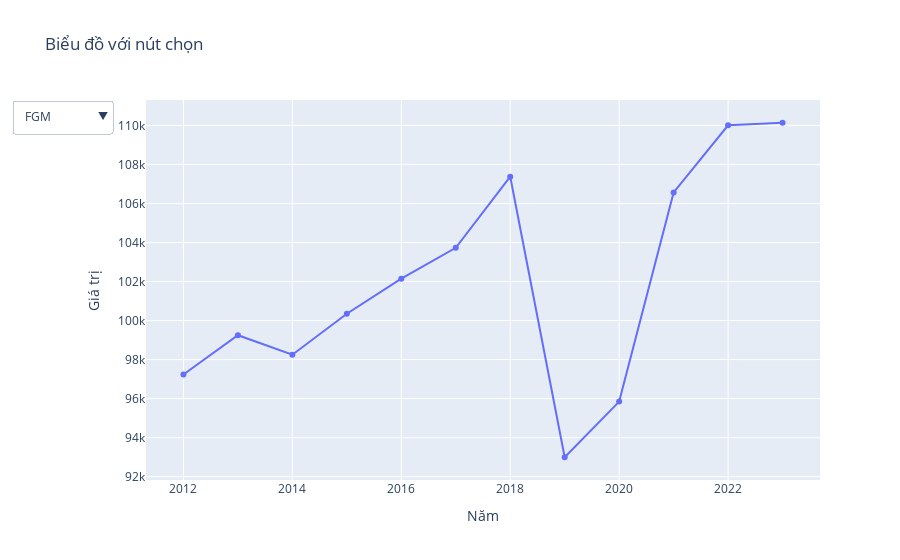

The notebook cell this image was saved under:
### Code cell
import plotly.graph_objects as go

# Tạo Figure rỗng
fig = go.Figure()

# Lưu danh sách các nút chọn (buttons)
buttons = []

# Lặp qua từng cột và thêm dữ liệu vào menu chọn
for col in change_per100_df.columns[1:]:
    fig.add_trace(go.Scatter(x=change_per100_df['season_start_year'], 
                             y=change_per100_df[col], 
                             name=col, 
                             visible=False))  # Ẩn mặc định

# Tạo các nút chọn để hiển thị từng chỉ số riêng
for i, col in enumerate(change_per100_df.columns[1:]):
    buttons.append(dict(label=col,
                        method="update",
                        args=[{"visible": [j == i for j in range(len(change_per100_df.columns[1:]))]},  # Chỉ hiển thị 1 trace
                              {"title": f"Biểu đồ {col}"}]))  

# Hiển thị biểu đồ đầu tiên mặc định
fig.data[0].visible = True  

# Thêm dropdown vào layout
fig.update_layout(
    updatemenus=[dict(active=0, buttons=buttons, direction="down", showactive=True)],
    title="Biểu đồ với nút chọn",
    xaxis_title="Năm",
    yaxis_title="Giá trị"
)

# Hiển thị
fig.show()

### Figure 1 — Plotly figure (JSON) as saved in the notebook; plotly's stock layout.template omitted (floating-point values rounded to 4 significant figures)
{"data": [{"name": "FGM", "type": "scatter", "visible": true, "x": [2012, 2013, 2014, 2015, 2016, 2017, 2018, 2019, 2020, 2021, 2022, 2023], "y": [97240.0, 99250.0, 98250.0, 100400.0, 102100.0, 103700.0, 107400.0, 93000.0, 95850.0, 106600.0, 110000.0, 110100.0]}, {"name": "FGA", "type": "scatter", "visible": false, "x": [2012, 2013, 2014, 2015, 2016, 2017, 2018, 2019, 2020, 2021, 2022, 2023], "y": [215100.0, 218400.0, 219300.0, 222300.0, 223300.0, 225500.0, 233700.0, 202200.0, 205800.0, 231300.0, 231900.0, 232500.0]}, {"name": "FG_PCT", "type": "scatter", "visible": false, "x": [2012, 2013, 2014, 2015, 2016, 2017, 2018, 2019, 2020, 2021, 2022, 2023], "y": [287.2, 290.9, 295.8, 303.3, 307.3, 329.8, 320.1, 323.4, 338.8, 356.3, 336.4, 344.4]}, {"name": "FG3M", "type": "scatter", "visible": false, "x": [2012, 2013, 2014, 2015, 2016, 2017, 2018, 2019, 2020, 2021, 2022, 2023], "y": [18810.0, 20480.0, 20720.0, 22520.0, 25410.0, 27530.0, 29820.0, 28030.0, 29550.0, 32730.0, 32380.0, 33500.0]}, {"name": "FG3A", "type": "scatter", "visible": false, "x": [2012, 2013, 2014, 2015, 2016, 2017, 2018, 2019, 2020, 2021, 2022, 2023], "y": [52570.0, 56950.0, 59280.0, 63670.0, 71020.0, 76240.0, 84140.0, 78280.0, 80650.0, 92550.0, 89930.0, 91830.0]}, {"name": "FTM", "type": "scatter", "visible": false, "x": [2012, 2013, 2014, 2015, 2016, 2017, 2018, 2019, 2020, 2021, 2022, 2023], "y": [44120.0, 47220.0, 45100.0, 46520.0, 46810.0, 43720.0, 46670.0, 40950.0, 39620.0, 44740.0, 48140.0, 44500.0]}, {"name": "FTA", "type": "scatter", "visible": false, "x": [2012, 2013, 2014, 2015, 2016, 2017, 2018, 2019, 2020, 2021, 2022, 2023], "y": [58620.0, 62420.0, 60250.0, 61520.0, 60620.0, 57010.0, 60810.0, 52910.0, 50920.0, 57710.0, 61520.0, 56770.0]}, {"name": "OREB", "type": "scatter", "visible": false, "x": [2012, 2013, 2014, 2015, 2016, 2017, 2018, 2019, 2020, 2021, 2022, 2023], "y": [29240.0, 28670.0, 28570.0, 27430.0, 26470.0, 25400.0, 27130.0, 22800.0, 22920.0, 27050.0, 27400.0, 27620.0]}, {"name": "DREB", "type": "scatter", "visible": false, "x": [2012, 2013, 2014, 2015, 2016, 2017, 2018, 2019, 2020, 2021, 2022, 2023], "y": [81360.0, 83810.0, 85230.0, 87610.0, 87170.0, 88680.0, 91360.0, 79320.0, 80150.0, 89600.0, 86700.0, 86360.0]}, {"name": "REB", "type": "scatter", "visible": false, "x": [2012, 2013, 2014, 2015, 2016, 2017, 2018, 2019, 2020, 2021, 2022, 2023], "y": [110600.0, 112500.0, 113800.0, 115000.0, 113600.0, 114100.0, 118500.0, 102100.0, 103100.0, 116700.0, 114100.0, 114000.0]}, {"name": "AST", "type": "scatter", "visible": false, "x": [2012, 2013, 2014, 2015, 2016, 2017, 2018, 2019, 2020, 2021, 2022, 2023], "y": [57690.0, 57660.0, 57730.0, 58250.0, 59160.0, 60740.0, 64260.0, 55450.0, 57310.0, 64620.0, 66260.0, 69410.0]}, {"name": "STL", "type": "scatter", "visible": false, "x": [2012, 2013, 2014, 2015, 2016, 2017, 2018, 2019, 2020, 2021, 2022, 2023], "y": [20380.0, 20160.0, 20260.0, 20560.0, 20140.0, 20180.0, 19940.0, 17370.0, 17490.0, 20010.0, 19080.0, 19440.0]}, {"name": "BLK", "type": "scatter", "visible": false, "x": [2012, 2013, 2014, 2015, 2016, 2017, 2018, 2019, 2020, 2021, 2022, 2023], "y": [13440.0, 12370.0, 12660.0, 13050.0, 12410.0, 12640.0, 12980.0, 11080.0, 11270.0, 12390.0, 12250.0, 13430.0]}, {"name": "TOV", "type": "scatter", "visible": false, "x": [2012, 2013, 2014, 2015, 2016, 2017, 2018, 2019, 2020, 2021, 2022, 2023], "y": [36540.0, 36830.0, 35800.0, 36080.0, 34910.0, 35700.0, 35390.0, 31690.0, 30520.0, 34370.0, 35070.0, 33600.0]}, {"name": "PF", "type": "scatter", "visible": false, "x": [2012, 2013, 2014, 2015, 2016, 2017, 2018, 2019, 2020, 2021, 2022, 2023], "y": [52550.0, 54840.0, 53270.0, 53480.0, 52230.0, 52240.0, 55060.0, 47620.0, 45150.0, 52040.0, 52440.0, 49200.0]}, {"name": "PTS", "type": "scatter", "visible": false, "x": [2012, 2013, 2014, 2015, 2016, 2017, 2018, 2019, 2020, 2021, 2022, 2023], "y": [257403, 266201, 262324, 269742, 276508, 278709, 291236, 254975, 260871, 290611, 300538, 298281]}, {"name": "FG%", "type": "scatter", "visible": false, "x": [2012, 2013, 2014, 2015, 2016, 2017, 2018, 2019, 2020, 2021, 2022, 2023], "y": [0.452, 0.4544, 0.4481, 0.4513, 0.4574, 0.4599, 0.4594, 0.4599, 0.4658, 0.4608, 0.4744, 0.4736]}, {"name": "3P%", "type": "scatter", "visible": false, "x": [2012, 2013, 2014, 2015, 2016, 2017, 2018, 2019, 2020, 2021, 2022, 2023], "y": [0.3578, 0.3596, 0.3496, 0.3537, 0.3578, 0.3611, 0.3544, 0.3581, 0.3664, 0.3537, 0.3601, 0.3648]}, {"name": "FT%", "type": "scatter", "visible": false, "x": [2012, 2013, 2014, 2015, 2016, 2017, 2018, 2019, 2020, 2021, 2022, 2023], "y": [0.7528, 0.7565, 0.7485, 0.7561, 0.7721, 0.7669, 0.7675, 0.774, 0.7782, 0.7753, 0.7825, 0.784]}, {"name": "FG3A%", "type": "scatter", "visible": false, "x": [2012, 2013, 2014, 2015, 2016, 2017, 2018, 2019, 2020, 2021, 2022, 2023], "y": [0.2444, 0.2608, 0.2703, 0.2864, 0.318, 0.3381, 0.36, 0.3871, 0.392, 0.4002, 0.3878, 0.3949]}, {"name": "AST%", "type": "scatter", "visible": false, "x": [2012, 2013, 2014, 2015, 2016, 2017, 2018, 2019, 2020, 2021, 2022, 2023], "y": [0.5933, 0.5809, 0.5875, 0.5805, 0.5792, 0.5856, 0.5984, 0.5962, 0.5979, 0.6063, 0.6024, 0.6302]}, {"name": "PTS/FGA", "type": "scatter", "visible": false, "x": [2012, 2013, 2014, 2015, 2016, 2017, 2018, 2019, 2020, 2021, 2022, 2023], "y": [1.197, 1.219, 1.196, 1.213, 1.238, 1.236, 1.246, 1.261, 1.268, 1.256, 1.296, 1.283]}, {"name": "FG3M/FGA", "type": "scatter", "visible": false, "x": [2012, 2013, 2014, 2015, 2016, 2017, 2018, 2019, 2020, 2021, 2022, 2023], "y": [0.08744, 0.09377, 0.09452, 0.1013, 0.1138, 0.1221, 0.1276, 0.1386, 0.1436, 0.1415, 0.1397, 0.1441]}, {"name": "FTA/FGA", "type": "scatter", "visible": false, "x": [2012, 2013, 2014, 2015, 2016, 2017, 2018, 2019, 2020, 2021, 2022, 2023], "y": [0.2725, 0.2858, 0.2748, 0.2767, 0.2714, 0.2528, 0.2602, 0.2616, 0.2475, 0.2495, 0.2653, 0.2441]}, {"name": "TRU%", "type": "scatter", "visible": false, "x": [2012, 2013, 2014, 2015, 2016, 2017, 2018, 2019, 2020, 2021, 2022, 2023], "y": [0.5297, 0.5366, 0.5291, 0.5361, 0.5483, 0.5517, 0.5545, 0.5607, 0.5673, 0.5617, 0.5755, 0.5747]}, {"name": "AST/TOV", "type": "scatter", "visible": false, "x": [2012, 2013, 2014, 2015, 2016, 2017, 2018, 2019, 2020, 2021, 2022, 2023], "y": [1.579, 1.566, 1.613, 1.615, 1.695, 1.702, 1.815, 1.75, 1.878, 1.88, 1.89, 2.066]}], "layout": {"title": {"text": "Biểu đồ với nút chọn"}, "updatemenus": [{"active": 0, "buttons": [{"args": [{"visible": [true, false, false, false, false, false, false, false, false, false, false, false, false, false, false, false, false, false, false, false, false, false, false, false, false, false]}, {"title": "Biểu đồ FGM"}], "label": "FGM", "method": "update"}, {"args": [{"visible": [false, true, false, false, false, false, false, false, false, false, false, false, false, false, false, false, false, false, false, false, false, false, false, false, false, false]}, {"title": "Biểu đồ FGA"}], "label": "FGA", "method": "update"}, {"args": [{"visible": [false, false, true, false, false, false, false, false, false, false, false, false, false, false, false, false, false, false, false, false, false, false, false, false, false, false]}, {"title": "Biểu đồ FG_PCT"}], "label": "FG_PCT", "method": "update"}, {"args": [{"visible": [false, false, false, true, false, false, false, false, false, false, false, false, false, false, false, false, false, false, false, false, false, false, false, false, false, false]}, {"title": "Biểu đồ FG3M"}], "label": "FG3M", "method": "update"}, {"args": [{"visible": [false, false, false, false, true, false, false, false, false, false, false, false, false, false, false, false, false, false, false, false, false, false, false, false, false, false]}, {"title": "Biểu đồ FG3A"}], "label": "FG3A", "method": "update"}, {"args": [{"visible": [false, false, false, false, false, true, false, false, false, false, false, false, false, false, false, false, false, false, false, false, false, false, false, false, false, false]}, {"title": "Biểu đồ FTM"}], "label": "FTM", "method": "update"}, {"args": [{"visible": [false, false, false, false, false, false, true, false, false, false, false, false, false, false, false, false, false, false, false, false, false, false, false, false, false, false]}, {"title": "Biểu đồ FTA"}], "label": "FTA", "method": "update"}, {"args": [{"visible": [false, false, false, false, false, false, false, true, false, false, false, false, false, false, false, false, false, false, false, false, false, false, false, false, false, false]}, {"title": "Biểu đồ OREB"}], "label": "OREB", "method": "update"}, {"args": [{"visible": [false, false, false, false, false, false, false, false, true, false, false, false, false, false, false, false, false, false, false, false, false, false, false, false, false, false]}, {"title": "Biểu đồ DREB"}], "label": "DREB", "method": "update"}, {"args": [{"visible": [false, false, false, false, false, false, false, false, false, true, false, false, false, false, false, false, false, false, false, false, false, false, false, false, false, false]}, {"title": "Biểu đồ REB"}], "label": "REB", "method": "update"}, {"args": [{"visible": [false, false, false, false, false, false, false, false, false, false, true, false, false, false, false, false, false, false, false, false, false, false, false, false, false, false]}, {"title": "Biểu đồ AST"}], "label": "AST", "method": "update"}, {"args": [{"visible": [false, false, false, false, false, false, false, false, false, false, false, true, false, false, false, false, false, false, false, false, false, false, false, false, false, false]}, {"title": "Biểu đồ STL"}], "label": "STL", "method": "update"}, {"args": [{"visible": [false, false, false, false, false, false, false, false, false, false, false, false, true, false, false, false, false, false, false, false, false, false, false, false, false, false]}, {"title": "Biểu đồ BLK"}], "label": "BLK", "method": "update"}, {"args": [{"visible": [false, false, false, false, false, false, false, false, false, false, false, false, false, true, false, false, false, false, false, false, false, false, false, false, false, false]}, {"title": "Biểu đồ TOV"}], "label": "TOV", "method": "update"}, {"args": [{"visible": [false, false, false, false, false, false, false, false, false, false, false, false, false, false, true, false, false, false, false, false, false, false, false, false, false, false]}, {"title": "Biểu đồ PF"}], "label": "PF", "method": "update"}, {"args": [{"visible": [false, false, false, false, false, false, false, false, false, false, false, false, false, false, false, true, false, false, false, false, false, false, false, false, false, false]}, {"title": "Biểu đồ PTS"}], "label": "PTS", "method": "update"}, {"args": [{"visible": [false, false, false, false, false, false, false, false, false, false, false, false, false, false, false, false, true, false, false, false, false, false, false, false, false, false]}, {"title": "Biểu đồ FG%"}], "label": "FG%", "method": "update"}, {"args": [{"visible": [false, false, false, false, false, false, false, false, false, false, false, false, false, false, false, false, false, true, false, false, false, false, false, false, false, false]}, {"title": "Biểu đồ 3P%"}], "label": "3P%", "method": "update"}, {"args": [{"visible": [false, false, false, false, false, false, false, false, false, false, false, false, false, false, false, false, false, false, true, false, false, false, false, false, false, false]}, {"title": "Biểu đồ FT%"}], "label": "FT%", "method": "update"}, {"args": [{"visible": [false, false, false, false, false, false, false, false, false, false, false, false, false, false, false, false, false, false, false, true, false, false, false, false, false, false]}, {"title": "Biểu đồ FG3A%"}], "label": "FG3A%", "method": "update"}, {"args": [{"visible": [false, false, false, false, false, false, false, false, false, false, false, false, false, false, false, false, false, false, false, false, true, false, false, false, false, false]}, {"title": "Biểu đồ AST%"}], "label": "AST%", "method": "update"}, {"args": [{"visible": [false, false, false, false, false, false, false, false, false, false, false, false, false, false, false, false, false, false, false, false, false, true, false, false, false, false]}, {"title": "Biểu đồ PTS/FGA"}], "label": "PTS/FGA", "method": "update"}, {"args": [{"visible": [false, false, false, false, false, false, false, false, false, false, false, false, false, false, false, false, false, false, false, false, false, false, true, false, false, false]}, {"title": "Biểu đồ FG3M/FGA"}], "label": "FG3M/FGA", "method": "update"}, {"args": [{"visible": [false, false, false, false, false, false, false, false, false, false, false, false, false, false, false, false, false, false, false, false, false, false, false, true, false, false]}, {"title": "Biểu đồ FTA/FGA"}], "label": "FTA/FGA", "method": "update"}, {"args": [{"visible": [false, false, false, false, false, false, false, false, false, false, false, false, false, false, false, false, false, false, false, false, false, false, false, false, true, false]}, {"title": "Biểu đồ TRU%"}], "label": "TRU%", "method": "update"}, {"args": [{"visible": [false, false, false, false, false, false, false, false, false, false, false, false, false, false, false, false, false, false, false, false, false, false, false, false, false, true]}, {"title": "Biểu đồ AST/TOV"}], "label": "AST/TOV", "method": "update"}], "direction": "down", "showactive": true}], "xaxis": {"title": {"text": "Năm"}}, "yaxis": {"title": {"text": "Giá trị"}}}}
